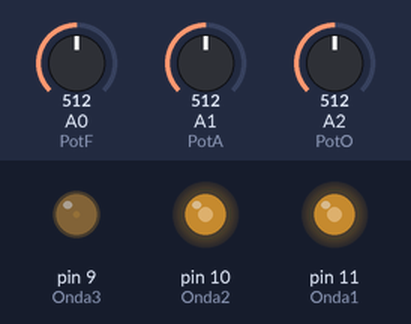
Recording of a sketch running on a simulated Arduino Uno, built with avr-gcc and run on an emulated ATmega328P. Shown: output pins drawn as LEDs (lit = HIGH). Inputs (shaded band) come from the test bench; at power-on: A0 (PotF) = 512, A1 (PotA) = 512, A2 (PotO) = 512. What the sketch prints to the serial monitor is not drawn.

Above: at 1.2 s.
1.3 s: A0 (PotF) set to 0
At 4.2 s:
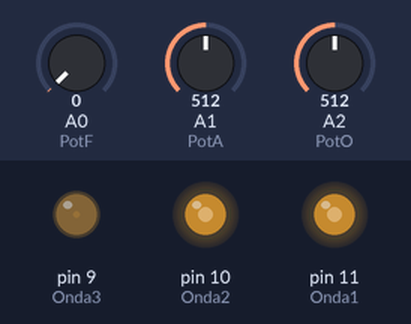
4.3 s: A1 (PotA) set to 692
At 5.1 s:
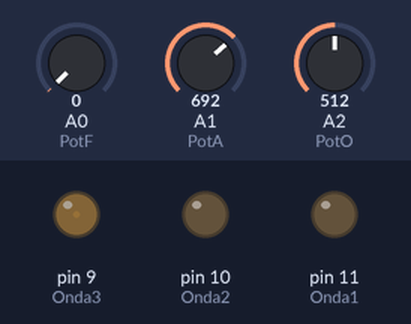
7.3 s: A0 (PotF) set to 122
10.3 s: A0 (PotF) set to 0
At 11.7 s:
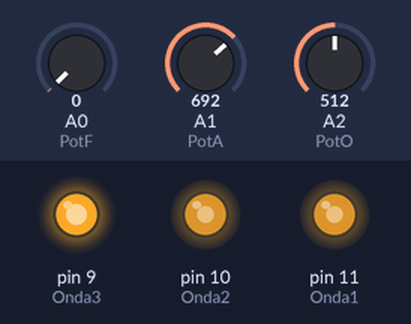
13.3 s: A1 (PotA) set to 900
At 14.2 s:
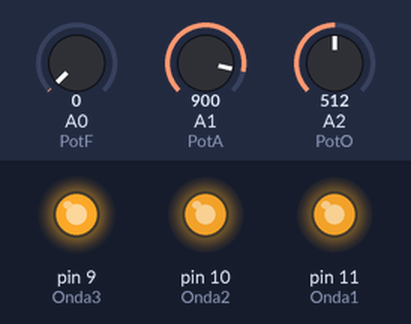
16.3 s: A2 (PotO) set to 331
Timing chart, 0 to 39.0 s (numbered marks = the images above; inputs shaded):
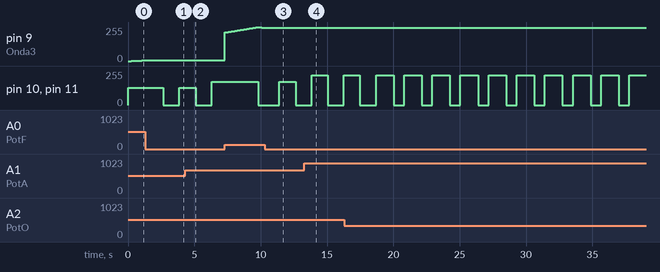

Measured:
- after the input at 1.3 s, pin 9 (Onda3): stays 5/255 (without the input it goes to 6/255 after 0.24 s); pin 10 (Onda2), pin 11 (Onda1): 128/255 → 0/255 after 1.4 s, → 128/255 1.2 s later
- after the input at 4.3 s, pin 9 (Onda3): stays 5/255 (without the input it goes to 213/255 after 3.0 s)
- after the input at 10.3 s, pin 9 (Onda3): stays 248/255 (without the input it goes to 247/255 after 0.01 s); pin 10 (Onda2), pin 11 (Onda1): 0/255 → 173/255 after 1.1 s, → 0/255 1.2 s later
- after the input at 13.3 s, pin 9 (Onda3): stays 248/255 (without the input it goes to 10/255 after 3.0 s)

The sketch:

Problema3.ino
```cpp
int PotF=A0;      // Potenciómetro para variar la frecuencia
int PotA=A1;      // Potenciómetro para variar la amplitud
int PotO=A2;      // Potenciómetro para seleccionar que canal se desea ver en el modo osciloscopio
int ModP=0;       // Variable para el modo del osciloscopio
int EstO=1;       // Estado que se muestra en el osciloscopio
int Freq=0;       // Variable para la frecuencia
int Ampl=0;       // Variable para la amplitud
int Onda1=11;     // Pin de salida onda cuadrada de 12V
int Onda2=10;     // Pin de salida onda cuadrada de 5V
int Onda3=9;      // Pin de salida onda triangular de 5V
int Can1=0;       // Variable de salida Canal 1
int Can2=0;       // Variable de salida Canal 2
int Can3=0;       // Variable de salida Canal 3

void setup() {
  Serial.begin(9600);       // Inicializar la comunicación Serial
}

void loop() {

  Ampl= analogRead(PotA);   // Lectura del potenciometro de Amplitud
  ModP= analogRead(PotO);   // Lectura del potenciometro de Osciloscopio

  for(int i=0;i<255;i++){   // Las 3 ondas se generan en el mismo ciclo for
    Freq= analogRead(PotF); // La frecuencia se puede variar mientras se esté generando
                            // la señal de salida
    Can1=Ampl/4;            // Ya que la amplitud se lee en 1024 y la salida es 255, se divide
                            // dentrod e 4 para que quede un número permitido en el ciclo
    Can2=Ampl/4;            // para el canal 2 se genera de forma similar
    Can3=i;                 // En el canal 3 se estará generando la onda cuadrada, por lo que
                            // tenemos un valor creciente de magnitud 1
    analogWrite(Onda1, Can1);   // La onda 1 tiene un valor Definido que coincide con la amplitud
                                // este valor se envía por PWM
    analogWrite(Onda2, Can2);   // La onda 2 tiene un valor definido que coincide con la amplitud
    // Onda triangular
    analogWrite(Onda3, Can3);   // La onda 3 tiene como salida una onda triangular con una amplitud 5V
    delay(Freq/2);              // La frecuencia la definimos por medio del potenciometro, esta puede
                                // esta puede variar a lo largo del ciclo
    Estado();                   // Corroboramos el estado del potenciometro y selecciona
                                // el valor correspondiente
    Oscil();                    // Segun el estado del potenciometro, se estará mostrando la gráfic
                                // correspondiente en el Serial Plotter
  }
  for(int i=0;i<255;i++){       // La parte baja de las 3 ondas se realiza en el mismo ciclo for
    Freq= analogRead(PotF);     // La frecuencia se puede variar mientras se esté generando
                                // la señal de salida
    Can1=0;                     // Ya que es una onda cuadrada, para el canal 1 se manda un 0 cte
    Can2=0;                     // Para el canal 2 se envía una señal similar al canal 1
    Can3=(255-i);               // Como estamos realizando un conteo ascendente, se debe hacer
                                // una correción para el descenso de la onda cuadrada, este valor
                                // se obtiene como 255 (valor máximo) - i( valor del conteo)
    analogWrite(Onda1, Can1);      // Se envía por PWM la señal de salida
    analogWrite(Onda2, Can2);      // Se envía por PWM la señal de salida
    // Onda triangular
    analogWrite(Onda3, Can3);     // La onda 3 tiene como salida una onda triangular con una amplitud 5V
    delay(Freq/2);                // La frecuencia se define por el ptenciometro
    Estado();                   // Corroboramos el estado del potenciometro y selecciona
                                // el valor correspondiente
    Oscil();                    // Segun el estado del potenciometro, se estará mostrando la gráfic
                                // correspondiente en el Serial Plotter
  }
}

void Estado(){          // Función para saber en cual de los 3 estados se encuentra el potenciometro
  if(ModP<341){         // El potenciometro tiene una señal de 1024, por lo que al querer 3 secciones
                        // fijamos que cada sección tiene 341 bits asignados
    EstO=1;             // Si se cumple la condición, estamos en el estado 1
  }
  if(ModP>341&&ModP<682){
    EstO=2;             // Si se cumple la condición, estamos en el estado 2
  }
  if(ModP>682){
    EstO=3;             // Si se cumple la condición, estamos en el estado 3
  }
}

void Oscil(){           // Función para representar como "osciloscopio" uno de los 3 canales
  if(EstO==1){          // Si en la función Estado obtuvimos un valor de 1,
  Serial.println(Can1); // se estará mostrando en el Serial Plotter la señal cuadrada de 5V
  }
  if(EstO==2){          // Si en la función Estado obtuvimos un valor de 2,
  Serial.println(Can3); // se mostrará la señal cuadrada, esto para que la señal triangular
                        // esté ubicada entre las dos señales cuadradas, y podamos saber así
                        // en cual de las dos señales cuadradas nos encontramos
  }
  if(EstO==3){          // Si en la función Estado obtuvimos un valor de 3,
  Serial.println(Can2); // se estará mostrando la señal que será amplificada por un transistor
  }                     // a 12V
}
```
